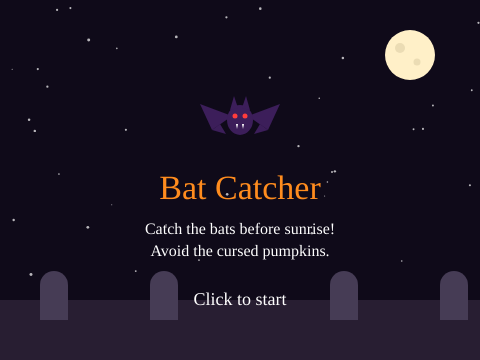
Frame 1 (no input)
Frame 60 (no input): identical to frame 1, image omitted
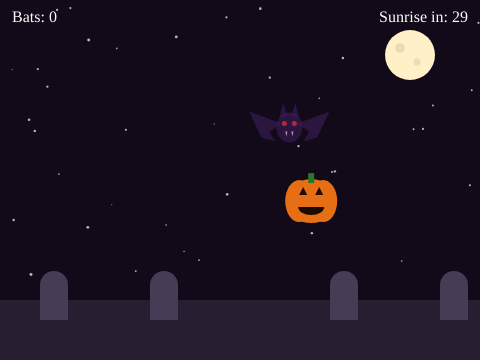
Frame 120 (the mouse pressed at the canvas centre since frame 60)

The p5.js sketch that drew these frames (run headless with seeded random() and noise() and a simulated clock; from frame 60 on, the mouse is pressed at the canvas centre):

// p5.js sketch
// ── sketch.js
// BAT CATCHER - a Ghost Hunt remix
// Catch the bats before sunrise. Don't click the cursed pumpkins!

let bat, pumpkin;
let score = 0;
let best = 0;
let duration = 30;
let startTime;
let state = 'start';
let lastSpawn = 0;
let particles = [];
let stars = [];

function setup() {
  createCanvas(480, 360);
  textFont('Georgia');
  for (let i = 0; i < 40; i++) {
    stars.push({ x: random(width), y: random(280), s: random(1, 3) });
  }
  spawnBat();
  spawnPumpkin();
}

function draw() {
  // The sky slowly turns blood red as the round goes on
  let progress = 0;
  if (state === 'play') {
    progress = constrain((millis() - startTime) / 1000 / duration, 0, 1);
  }
  let sky = lerpColor(color(15, 10, 25), color(90, 10, 20), progress);
  background(sky);
  drawScene();
  updateParticles();

  if (state === 'start') {
    drawBat(width / 2, 120, 255);
    fill(255, 140, 30);
    textAlign(CENTER, CENTER);
    textSize(34);
    text('Bat Catcher', width / 2, 190);
    fill(255);
    textSize(16);
    text('Catch the bats before sunrise!', width / 2, 230);
    text('Avoid the cursed pumpkins.', width / 2, 252);
    textSize(18);
    text('Click to start', width / 2, 300);
    return;
  }

  if (state === 'over') {
    textAlign(CENTER, CENTER);
    fill(255, 140, 30);
    textSize(30);
    text('Sunrise!', width / 2, 110);
    fill(255);
    textSize(20);
    text('Bats caught: ' + score, width / 2, 160);
    text('Best: ' + best, width / 2, 190);
    textSize(16);
    text('Click to retry', width / 2, 240);
    return;
  }

  // ---- playing ----
  let elapsed = (millis() - startTime) / 1000;
  let timeLeft = max(0, duration - elapsed);
  if (timeLeft <= 0) {
    state = 'over';
    best = max(best, score);
    return;
  }

  // Gets harder over time: bats jump faster as the round goes on
  let interval = lerp(60, 25, progress);
  if (frameCount - lastSpawn >= interval) {
    spawnBat();
    spawnPumpkin();
  }

  // Bat fades in and out, and wobbles in place
  let alpha = map(sin(frameCount * 0.15), -1, 1, 140, 255);
  drawBat(bat.x + random(-1.5, 1.5), bat.y + random(-1.5, 1.5), alpha);
  drawPumpkin(pumpkin.x, pumpkin.y);

  textAlign(LEFT, TOP);
  fill(255);
  textSize(16);
  text('Bats: ' + score, 12, 10);
  textAlign(RIGHT, TOP);
  text('Sunrise in: ' + ceil(timeLeft), width - 12, 10);
}

function mousePressed() {
  if (state === 'start' || state === 'over') {
    state = 'play';
    score = 0;
    startTime = millis();
    particles = [];
    spawnBat();
    spawnPumpkin();
    return;
  }
  if (dist(mouseX, mouseY, bat.x, bat.y) < 30) {
    score++;
    burst(bat.x, bat.y, color(190, 120, 255));
    spawnBat();
    spawnPumpkin();
  } else if (dist(mouseX, mouseY, pumpkin.x, pumpkin.y) < 28) {
    score = max(0, score - 1);
    burst(pumpkin.x, pumpkin.y, color(255, 120, 20));
    spawnBat();
    spawnPumpkin();
  }
}

function spawnBat() {
  bat = { x: random(50, width - 50), y: random(50, 270) };
  lastSpawn = frameCount;
}

function spawnPumpkin() {
  // keep the pumpkin away from the bat so they don't overlap
  do {
    pumpkin = { x: random(50, width - 50), y: random(50, 270) };
  } while (dist(pumpkin.x, pumpkin.y, bat.x, bat.y) < 70);
}

function drawScene() {
  noStroke();
  // stars
  fill(255, 255, 255, 180);
  for (let s of stars) ellipse(s.x, s.y, s.s);
  // moon
  fill(255, 240, 200);
  ellipse(410, 55, 50, 50);
  fill(235, 220, 180);
  ellipse(400, 48, 10, 10);
  ellipse(417, 62, 7, 7);
  // ground
  fill(40, 30, 50);
  rect(0, 300, 480, 60);
  // tombstones
  fill(70, 60, 85);
  for (let tx of [40, 150, 330, 440]) {
    rect(tx, 285, 28, 35);
    arc(tx + 14, 285, 28, 28, PI, TWO_PI);
  }
}

function drawBat(x, y, alpha) {
  noStroke();
  fill(60, 30, 90, alpha);
  // wings
  triangle(x - 8, y - 4, x - 40, y - 16, x - 28, y + 10);
  triangle(x + 8, y - 4, x + 40, y - 16, x + 28, y + 10);
  triangle(x - 28, y + 10, x - 20, y + 4, x - 14, y + 14);
  triangle(x + 28, y + 10, x + 20, y + 4, x + 14, y + 14);
  // body and ears
  ellipse(x, y, 26, 30);
  triangle(x - 10, y - 10, x - 6, y - 24, x - 2, y - 12);
  triangle(x + 10, y - 10, x + 6, y - 24, x + 2, y - 12);
  // eyes
  fill(255, 60, 60, alpha);
  ellipse(x - 5, y - 4, 5);
  ellipse(x + 5, y - 4, 5);
  // fangs
  fill(255, alpha);
  triangle(x - 4, y + 4, x - 2, y + 4, x - 3, y + 9);
  triangle(x + 4, y + 4, x + 2, y + 4, x + 3, y + 9);
}

function drawPumpkin(x, y) {
  noStroke();
  fill(230, 110, 20);
  ellipse(x, y, 50, 44);
  ellipse(x - 12, y, 28, 42);
  ellipse(x + 12, y, 28, 42);
  fill(40, 120, 40);
  rect(x - 3, y - 28, 6, 10);
  // evil face
  fill(30, 10, 0);
  triangle(x - 12, y - 6, x - 4, y - 6, x - 8, y - 14);
  triangle(x + 12, y - 6, x + 4, y - 6, x + 8, y - 14);
  arc(x, y + 6, 26, 16, 0, PI);
}

function burst(x, y, c) {
  for (let i = 0; i < 18; i++) {
    let a = random(TWO_PI);
    let sp = random(1, 4);
    particles.push({ x: x, y: y, vx: cos(a) * sp, vy: sin(a) * sp, life: 255, c: c });
  }
}

function updateParticles() {
  noStroke();
  for (let i = particles.length - 1; i >= 0; i--) {
    let p = particles[i];
    p.x += p.vx;
    p.y += p.vy;
    p.life -= 8;
    fill(red(p.c), green(p.c), blue(p.c), p.life);
    ellipse(p.x, p.y, 6);
    if (p.life <= 0) particles.splice(i, 1);
  }
}
